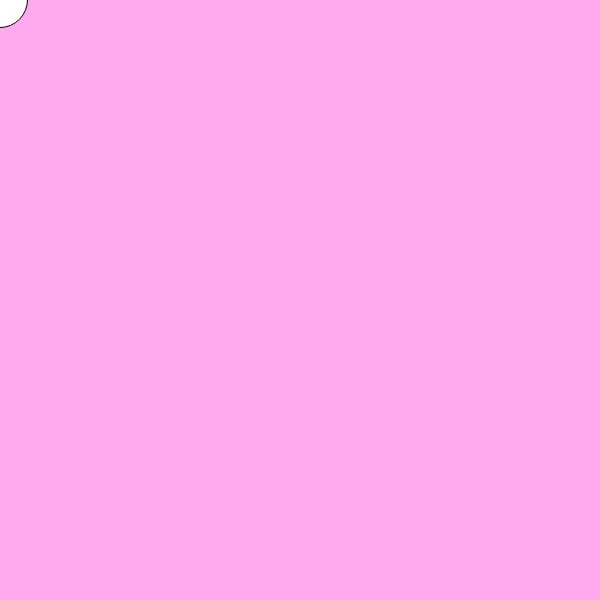
Frame 1 (no input)
Frame 60 (no input): identical to frame 1, image omitted
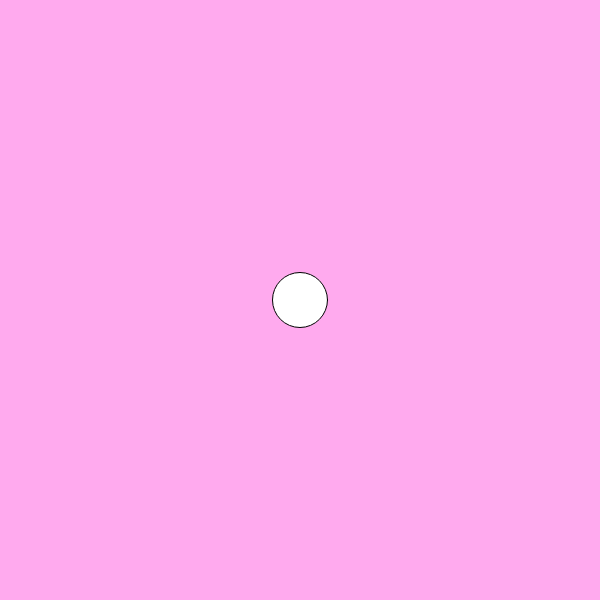
Frame 120 (the mouse pressed at the canvas centre since frame 60)

The p5.js sketch that drew these frames (run headless with seeded random() and noise() and a simulated clock; from frame 60 on, the mouse is pressed at the canvas centre):

// p5.js sketch
// ── sketch.js
function setup() {
    createCanvas(600,600);
    
}
var x=0;
function draw() {
    
    background('#fae');
    ellipse(mouseX, mouseY, 55, 55);
    x++
    

}
